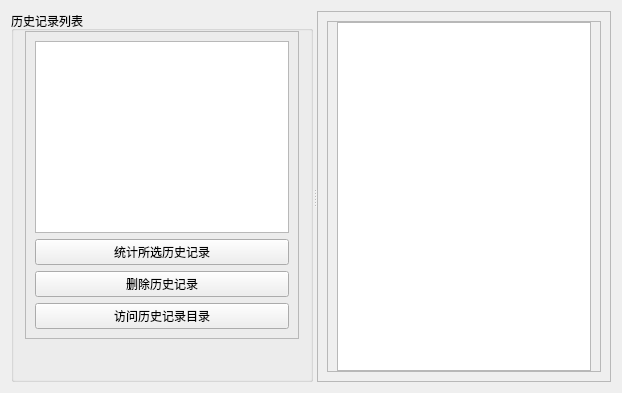
     <widget class="QWidget" name="tab_4">
      <attribute name="title">
       <string>历史记录</string>
      </attribute>
      <layout class="QGridLayout" name="gridLayout_18">
       <item row="0" column="0">
        <widget class="QSplitter" name="splitter_2">
         <property name="sizePolicy">
          <sizepolicy hsizetype="Expanding" vsizetype="Expanding">
           <horstretch>0</horstretch>
           <verstretch>0</verstretch>
          </sizepolicy>
         </property>
         <property name="orientation">
          <enum>Qt::Horizontal</enum>
         </property>
         <property name="opaqueResize">
          <bool>true</bool>
         </property>
         <property name="childrenCollapsible">
          <bool>false</bool>
         </property>
         <widget class="QGroupBox" name="groupBox_4">
          <property name="minimumSize">
           <size>
            <width>0</width>
            <height>193</height>
           </size>
          </property>
          <property name="title">
           <string>历史记录列表</string>
          </property>
          <layout class="QGridLayout" name="gridLayout_14">
           <property name="leftMargin">
            <number>11</number>
           </property>
           <property name="topMargin">
            <number>0</number>
           </property>
           <property name="rightMargin">
            <number>11</number>
           </property>
           <property name="bottomMargin">
            <number>0</number>
           </property>
           <item row="0" column="0">
            <widget class="QFrame" name="frame_9">
             <property name="minimumSize">
              <size>
               <width>0</width>
               <height>211</height>
              </size>
             </property>
             <property name="frameShape">
              <enum>QFrame::StyledPanel</enum>
             </property>
             <property name="frameShadow">
              <enum>QFrame::Raised</enum>
             </property>
             <layout class="QGridLayout" name="gridLayout_15">
              <item row="1" column="0">
               <widget class="QPushButton" name="pushButton_5">
                <property name="sizePolicy">
                 <sizepolicy hsizetype="Minimum" vsizetype="Preferred">
                  <horstretch>0</horstretch>
                  <verstretch>0</verstretch>
                 </sizepolicy>
                </property>
                <property name="maximumSize">
                 <size>
                  <width>16777215</width>
                  <height>40</height>
                 </size>
                </property>
                <property name="text">
                 <string>统计所选历史记录</string>
                </property>
               </widget>
              </item>
              <item row="0" column="0">
               <widget class="QListWidget" name="listWidget_2"/>
              </item>
              <item row="3" column="0">
               <widget class="QPushButton" name="pushButton_16">
                <property name="text">
                 <string>访问历史记录目录</string>
                </property>
               </widget>
              </item>
              <item row="2" column="0">
               <widget class="QPushButton" name="pushButton_17">
                <property name="text">
                 <string>删除历史记录</string>
                </property>
               </widget>
              </item>
             </layout>
            </widget>
           </item>
           <item row="1" column="0">
            <spacer name="verticalSpacer_3">
             <property name="orientation">
              <enum>Qt::Vertical</enum>
             </property>
             <property name="sizeHint" stdset="0">
              <size>
               <width>20</width>
               <height>40</height>
              </size>
             </property>
            </spacer>
           </item>
          </layout>
         </widget>
         <widget class="QFrame" name="frame_10">
          <property name="frameShape">
           <enum>QFrame::StyledPanel</enum>
          </property>
          <property name="frameShadow">
           <enum>QFrame::Raised</enum>
          </property>
          <layout class="QGridLayout" name="gridLayout_16">
           <item row="0" column="0">
            <widget class="QFrame" name="frame_11">
             <property name="minimumSize">
              <size>
               <width>0</width>
               <height>0</height>
              </size>
             </property>
             <property name="frameShape">
              <enum>QFrame::StyledPanel</enum>
             </property>
             <property name="frameShadow">
              <enum>QFrame::Raised</enum>
             </property>
             <layout class="QGridLayout" name="gridLayout_17">
              <property name="topMargin">
               <number>0</number>
              </property>
              <property name="bottomMargin">
               <number>0</number>
              </property>
              <item row="0" column="0" colspan="2">
               <widget class="QTextEdit" name="textEdit_2">
                <property name="layoutDirection">
                 <enum>Qt::LeftToRight</enum>
                </property>
                <property name="autoFillBackground">
                 <bool>false</bool>
                </property>
                <property name="horizontalScrollBarPolicy">
                 <enum>Qt::ScrollBarAsNeeded</enum>
                </property>
                <property name="autoFormatting">
                 <set>QTextEdit::AutoNone</set>
                </property>
                <property name="lineWrapMode">
                 <enum>QTextEdit::NoWrap</enum>
                </property>
                <property name="html">
                 <string>&lt;!DOCTYPE HTML PUBLIC &quot;-//W3C//DTD HTML 4.0//EN&quot; &quot;http://www.w3.org/TR/REC-html40/strict.dtd&quot;&gt;
&lt;html&gt;&lt;head&gt;&lt;meta name=&quot;qrichtext&quot; content=&quot;1&quot; /&gt;&lt;style type=&quot;text/css&quot;&gt;
p, li { white-space: pre-wrap; }
&lt;/style&gt;&lt;/head&gt;&lt;body style=&quot; font-family:'SimSun'; font-size:9pt; font-weight:400; font-style:normal;&quot;&gt;
&lt;p style=&quot;-qt-paragraph-type:empty; margin-top:0px; margin-bottom:0px; margin-left:0px; margin-right:0px; -qt-block-indent:0; text-indent:0px;&quot;&gt;&lt;br /&gt;&lt;/p&gt;&lt;/body&gt;&lt;/html&gt;</string>
                </property>
                <property name="acceptRichText">
                 <bool>false</bool>
                </property>
                <property name="textInteractionFlags">
                 <set>Qt::LinksAccessibleByKeyboard|Qt::LinksAccessibleByMouse|Qt::TextBrowserInteraction|Qt::TextEditable|Qt::TextEditorInteraction|Qt::TextSelectableByKeyboard|Qt::TextSelectableByMouse</set>
                </property>
               </widget>
              </item>
             </layout>
            </widget>
           </item>
          </layout>
         </widget>
        </widget>
       </item>
      </layout>
     </widget>
